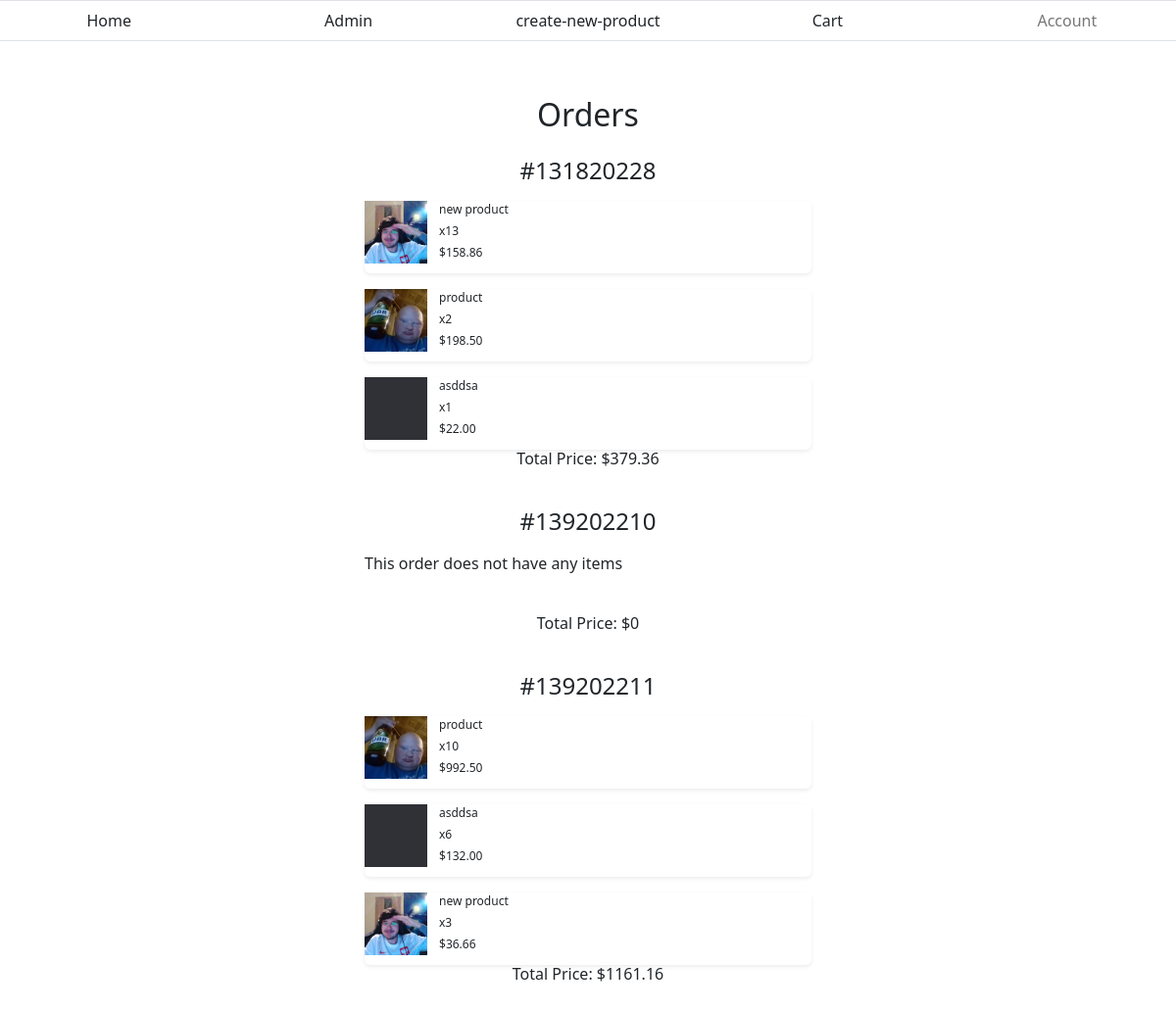
/orders/ (signed in), run on the app's committed database.
### Ecommerce/models.py (models this page shows, shortened)
class Order(models.Model):
	user = models.ForeignKey(Account, on_delete=models.CASCADE)
	is_active = models.BooleanField(default=True) # if can be editted by user
	created = models.DateTimeField(auto_now_add=True)
	made = models.BooleanField(default=False) # if has been made by user
	paid = models.BooleanField(default=False) # if has beed paid by user
	complete = models.BooleanField(default=False) # if has been completed by admin/service
	def getID(self):
		return ("#{}{}{}{}{}".format(self.user.id, self.created.day, self.created.month, self.created.year, self.id))
	def getItems(self):
		return OrderItem.objects.filter(order=self)
	def getTotal(self):
		total = 0
		items = self.getItems()
		for item in items:
			total += item.get_total_price()
		return total

class OrderItem(models.Model):
	order = models.ForeignKey(Order, on_delete=models.CASCADE)
	item = models.ForeignKey(Product, on_delete=models.CASCADE)
	quantity = models.IntegerField()
	def get_total_price(self):
		price = self.item.price * self.quantity
		return price

class Product(models.Model):
	name = models.CharField(max_length=200)
	category = models.ForeignKey(Category, on_delete=models.CASCADE)
	availability = models.IntegerField()
	price = models.DecimalField(max_digits=5, decimal_places=2)
	def get_image_url(self):
		return Photo.objects.get(product=self).file.url

class Photo(models.Model):
	file = models.ImageField(upload_to=getImageURL, default="static/default.png")
	uploaded = models.DateTimeField(auto_now_add=True)
	product = models.ForeignKey(Product, on_delete=models.CASCADE, null=True, blank=True)

### Account/models.py (models this page shows, shortened)
class Account(AbstractBaseUser):
	email = models.EmailField( unique=True, max_length=60)
	username = models.CharField(max_length=60, unique=True)
	date_joined = models.DateTimeField(auto_now_add=True)
	last_login = models.DateTimeField(auto_now=True)
	is_admin = models.BooleanField(default=False)
	is_active = models.BooleanField(default=True)
	is_staff = models.BooleanField(default=False)
	is_superuser = models.BooleanField(default=False)
	USERNAME_FIELD= 'email'
	REQUIRED_FIELDS = ['username']
	objects = MyAccountManager()
	profile_picture = models.ImageField(upload_to=getImageURL, default="media/static/profile_pics/default.png")

### Ecommerce/views.py (the view)
# urls.py: path('orders/', OrderListView, name="order-list"),
@login_required
def OrderListView(request):
	context = {}
	user = request.user
	orders = Order.objects.filter(user=user)
	context['orders'] = orders
	return render(request, "Ecommerce/orders.html", context)

### Ecommerce/templates/Ecommerce/orders.html (shortened to what this page needs)
{% extends 'base.html' %}
{% block content %}
	<div class="user-data ">
		<div class="title">
			<h2>Orders</h2>
		</div>
		{% for order in orders %}
			<div class="order">
				<div class="order-side"></div>
				<div class="order-main">
					<div class="order-title">
						<h2>{{order.getID}}</h2>
					</div>
					{% if order.getItems %}
						{% for item in order.getItems %}
							<div class="order-item shadow-sm bg-white rounded">
								<div class="order-item-img">
									<img src="{{item.item.get_image_url}}">
								</div>
								<div class="order-item-data">
									<div class="data-part">
										<p>{{item.item.name}}</p>
									</div >
									<div class="data-part">
										<p>x{{item.quantity}}</p>
									</div>
									<div class="data-part">
										<p>${{item.get_total_price}}</p>
									</div>
								</div>
							</div>
						{% endfor %}
					{% else %}
						<div class="order-item">
							<p>This order does not have any items</p>
						</div>
					{% endif %}
					<div class="order-total">
						<h3>Total Price: ${{order.getTotal}}</h3>
					</div>
				</div>
				<div class="order-side"></div>
			</div>
		{% endfor %}
	</div>
{% endblock content %}

### Ecommerce/templates/Ecommerce/orders.html (style rules this page uses)
.user-data { margin-top: 20px; display: flex; flex-direction: column; padding: 20px; margin-bottom: 20px; }
.order { margin-bottom: 32px; display: flex; flex-direction: row; }
.order > .order-side { flex: 1; }
.order > .order-main { flex: 3; }
.title { text-align: center; padding: 1rem; }
.order-title { text-align: center; }
.order-title h2 { font-size: 24px; }
.order-total { text-align: center; }
.order-total h3 { font-size: 16px; }
.order-item { min-height: 64px; padding-bottom: 10px; position: relative; margin-top: 16px; }
.order-item-img { position: absolute; width: 64px; height: 64px; margin-right: 0; padding: 0; left: 0; }
.order-item-data { margin-left: 64px; padding-left: 12px; height: 64px; display: flex; flex-direction: column; }
.order-item-data p { font-size: 12px; }
.order-item img { height: 64px; }
.data-part { height: 20px; margin-bottom: 2px; }

### data on the page
Order: getID "#131820228", getTotal "379.36"
OrderItem: item.get_image_url (picture), item.name "new product", quantity "13", get_total_price "158.86"
OrderItem: item.get_image_url (picture), item.name "product", quantity "2", get_total_price "198.50"
OrderItem: item.get_image_url (picture), item.name "asddsa", quantity "1", get_total_price "22.00"
Order: getID "#139202210", shows "This order does not have any items", getTotal "0"
Order: getID "#139202211", getTotal "1161.16"
OrderItem: item.get_image_url (picture), item.name "product", quantity "10", get_total_price "992.50"
OrderItem: item.get_image_url (picture), item.name "asddsa", quantity "6", get_total_price "132.00"
OrderItem: item.get_image_url (picture), item.name "new product", quantity "3", get_total_price "36.66"
